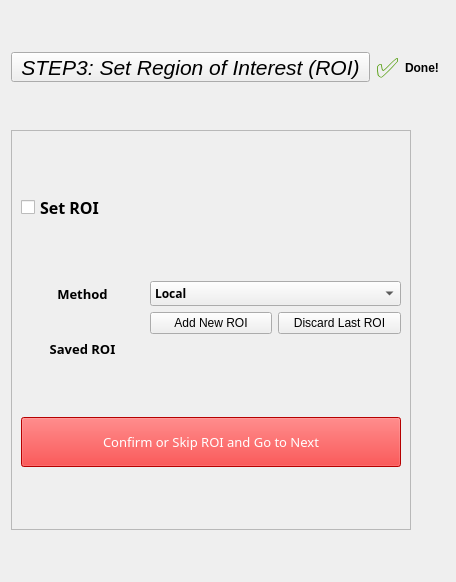
<?xml version="1.0" encoding="UTF-8"?>
<ui version="4.0">
 <class>Form</class>
 <widget class="QWidget" name="Form">
  <property name="geometry">
   <rect>
    <x>0</x>
    <y>0</y>
    <width>400</width>
    <height>582</height>
   </rect>
  </property>
  <property name="windowTitle">
   <string>Form</string>
  </property>
  <layout class="QGridLayout" name="mainLayout">
   <item row="0" column="0">
    <widget class="QToolButton" name="toggleButton">
     <property name="sizePolicy">
      <sizepolicy hsizetype="Preferred" vsizetype="Preferred">
       <horstretch>0</horstretch>
       <verstretch>0</verstretch>
      </sizepolicy>
     </property>
     <property name="maximumSize">
      <size>
       <width>400</width>
       <height>30</height>
      </size>
     </property>
     <property name="font">
      <font>
       <pointsize>16</pointsize>
       <italic>true</italic>
      </font>
     </property>
     <property name="text">
      <string>STEP3: Set Region of Interest (ROI)</string>
     </property>
    </widget>
   </item>
   <item row="0" column="1">
    <widget class="QLabel" name="label_check">
     <property name="enabled">
      <bool>true</bool>
     </property>
     <property name="maximumSize">
      <size>
       <width>28</width>
       <height>16777215</height>
      </size>
     </property>
     <property name="palette">
      <palette>
       <active>
        <colorrole role="WindowText">
         <brush brushstyle="SolidPattern">
          <color alpha="255">
           <red>78</red>
           <green>154</green>
           <blue>6</blue>
          </color>
         </brush>
        </colorrole>
        <colorrole role="Button">
         <brush brushstyle="SolidPattern">
          <color alpha="255">
           <red>78</red>
           <green>154</green>
           <blue>6</blue>
          </color>
         </brush>
        </colorrole>
        <colorrole role="Light">
         <brush brushstyle="SolidPattern">
          <color alpha="255">
           <red>117</red>
           <green>231</green>
           <blue>9</blue>
          </color>
         </brush>
        </colorrole>
        <colorrole role="Midlight">
         <brush brushstyle="SolidPattern">
          <color alpha="255">
           <red>97</red>
           <green>192</green>
           <blue>7</blue>
          </color>
         </brush>
        </colorrole>
        <colorrole role="Dark">
         <brush brushstyle="SolidPattern">
          <color alpha="255">
           <red>39</red>
           <green>77</green>
           <blue>3</blue>
          </color>
         </brush>
        </colorrole>
        <colorrole role="Mid">
         <brush brushstyle="SolidPattern">
          <color alpha="255">
           <red>52</red>
           <green>103</green>
           <blue>4</blue>
          </color>
         </brush>
        </colorrole>
        <colorrole role="Text">
         <brush brushstyle="SolidPattern">
          <color alpha="255">
           <red>78</red>
           <green>154</green>
           <blue>6</blue>
          </color>
         </brush>
        </colorrole>
        <colorrole role="BrightText">
         <brush brushstyle="SolidPattern">
          <color alpha="255">
           <red>255</red>
           <green>255</green>
           <blue>255</blue>
          </color>
         </brush>
        </colorrole>
        <colorrole role="ButtonText">
         <brush brushstyle="SolidPattern">
          <color alpha="255">
           <red>0</red>
           <green>0</green>
           <blue>0</blue>
          </color>
         </brush>
        </colorrole>
        <colorrole role="Base">
         <brush brushstyle="SolidPattern">
          <color alpha="255">
           <red>255</red>
           <green>255</green>
           <blue>255</blue>
          </color>
         </brush>
        </colorrole>
        <colorrole role="Window">
         <brush brushstyle="SolidPattern">
          <color alpha="255">
           <red>78</red>
           <green>154</green>
           <blue>6</blue>
          </color>
         </brush>
        </colorrole>
        <colorrole role="Shadow">
         <brush brushstyle="SolidPattern">
          <color alpha="255">
           <red>0</red>
           <green>0</green>
           <blue>0</blue>
          </color>
         </brush>
        </colorrole>
        <colorrole role="AlternateBase">
         <brush brushstyle="SolidPattern">
          <color alpha="255">
           <red>166</red>
           <green>204</green>
           <blue>130</blue>
          </color>
         </brush>
        </colorrole>
        <colorrole role="ToolTipBase">
         <brush brushstyle="SolidPattern">
          <color alpha="255">
           <red>255</red>
           <green>255</green>
           <blue>220</blue>
          </color>
         </brush>
        </colorrole>
        <colorrole role="ToolTipText">
         <brush brushstyle="SolidPattern">
          <color alpha="255">
           <red>0</red>
           <green>0</green>
           <blue>0</blue>
          </color>
         </brush>
        </colorrole>
       </active>
       <inactive>
        <colorrole role="WindowText">
         <brush brushstyle="SolidPattern">
          <color alpha="255">
           <red>78</red>
           <green>154</green>
           <blue>6</blue>
          </color>
         </brush>
        </colorrole>
        <colorrole role="Button">
         <brush brushstyle="SolidPattern">
          <color alpha="255">
           <red>78</red>
           <green>154</green>
           <blue>6</blue>
          </color>
         </brush>
        </colorrole>
        <colorrole role="Light">
         <brush brushstyle="SolidPattern">
          <color alpha="255">
           <red>117</red>
           <green>231</green>
           <blue>9</blue>
          </color>
         </brush>
        </colorrole>
        <colorrole role="Midlight">
         <brush brushstyle="SolidPattern">
          <color alpha="255">
           <red>97</red>
           <green>192</green>
           <blue>7</blue>
          </color>
         </brush>
        </colorrole>
        <colorrole role="Dark">
         <brush brushstyle="SolidPattern">
          <color alpha="255">
           <red>39</red>
           <green>77</green>
           <blue>3</blue>
          </color>
         </brush>
        </colorrole>
        <colorrole role="Mid">
         <brush brushstyle="SolidPattern">
          <color alpha="255">
           <red>52</red>
           <green>103</green>
           <blue>4</blue>
          </color>
         </brush>
        </colorrole>
        <colorrole role="Text">
         <brush brushstyle="SolidPattern">
          <color alpha="255">
           <red>78</red>
           <green>154</green>
           <blue>6</blue>
          </color>
         </brush>
        </colorrole>
        <colorrole role="BrightText">
         <brush brushstyle="SolidPattern">
          <color alpha="255">
           <red>255</red>
           <green>255</green>
           <blue>255</blue>
          </color>
         </brush>
        </colorrole>
        <colorrole role="ButtonText">
         <brush brushstyle="SolidPattern">
          <color alpha="255">
           <red>0</red>
           <green>0</green>
           <blue>0</blue>
          </color>
         </brush>
        </colorrole>
        <colorrole role="Base">
         <brush brushstyle="SolidPattern">
          <color alpha="255">
           <red>255</red>
           <green>255</green>
           <blue>255</blue>
          </color>
         </brush>
        </colorrole>
        <colorrole role="Window">
         <brush brushstyle="SolidPattern">
          <color alpha="255">
           <red>78</red>
           <green>154</green>
           <blue>6</blue>
          </color>
         </brush>
        </colorrole>
        <colorrole role="Shadow">
         <brush brushstyle="SolidPattern">
          <color alpha="255">
           <red>0</red>
           <green>0</green>
           <blue>0</blue>
          </color>
         </brush>
        </colorrole>
        <colorrole role="AlternateBase">
         <brush brushstyle="SolidPattern">
          <color alpha="255">
           <red>166</red>
           <green>204</green>
           <blue>130</blue>
          </color>
         </brush>
        </colorrole>
        <colorrole role="ToolTipBase">
         <brush brushstyle="SolidPattern">
          <color alpha="255">
           <red>255</red>
           <green>255</green>
           <blue>220</blue>
          </color>
         </brush>
        </colorrole>
        <colorrole role="ToolTipText">
         <brush brushstyle="SolidPattern">
          <color alpha="255">
           <red>0</red>
           <green>0</green>
           <blue>0</blue>
          </color>
         </brush>
        </colorrole>
       </inactive>
       <disabled>
        <colorrole role="WindowText">
         <brush brushstyle="SolidPattern">
          <color alpha="255">
           <red>39</red>
           <green>77</green>
           <blue>3</blue>
          </color>
         </brush>
        </colorrole>
        <colorrole role="Button">
         <brush brushstyle="SolidPattern">
          <color alpha="255">
           <red>78</red>
           <green>154</green>
           <blue>6</blue>
          </color>
         </brush>
        </colorrole>
        <colorrole role="Light">
         <brush brushstyle="SolidPattern">
          <color alpha="255">
           <red>117</red>
           <green>231</green>
           <blue>9</blue>
          </color>
         </brush>
        </colorrole>
        <colorrole role="Midlight">
         <brush brushstyle="SolidPattern">
          <color alpha="255">
           <red>97</red>
           <green>192</green>
           <blue>7</blue>
          </color>
         </brush>
        </colorrole>
        <colorrole role="Dark">
         <brush brushstyle="SolidPattern">
          <color alpha="255">
           <red>39</red>
           <green>77</green>
           <blue>3</blue>
          </color>
         </brush>
        </colorrole>
        <colorrole role="Mid">
         <brush brushstyle="SolidPattern">
          <color alpha="255">
           <red>52</red>
           <green>103</green>
           <blue>4</blue>
          </color>
         </brush>
        </colorrole>
        <colorrole role="Text">
         <brush brushstyle="SolidPattern">
          <color alpha="255">
           <red>39</red>
           <green>77</green>
           <blue>3</blue>
          </color>
         </brush>
        </colorrole>
        <colorrole role="BrightText">
         <brush brushstyle="SolidPattern">
          <color alpha="255">
           <red>255</red>
           <green>255</green>
           <blue>255</blue>
          </color>
         </brush>
        </colorrole>
        <colorrole role="ButtonText">
         <brush brushstyle="SolidPattern">
          <color alpha="255">
           <red>39</red>
           <green>77</green>
           <blue>3</blue>
          </color>
         </brush>
        </colorrole>
        <colorrole role="Base">
         <brush brushstyle="SolidPattern">
          <color alpha="255">
           <red>78</red>
           <green>154</green>
           <blue>6</blue>
          </color>
         </brush>
        </colorrole>
        <colorrole role="Window">
         <brush brushstyle="SolidPattern">
          <color alpha="255">
           <red>78</red>
           <green>154</green>
           <blue>6</blue>
          </color>
         </brush>
        </colorrole>
        <colorrole role="Shadow">
         <brush brushstyle="SolidPattern">
          <color alpha="255">
           <red>0</red>
           <green>0</green>
           <blue>0</blue>
          </color>
         </brush>
        </colorrole>
        <colorrole role="AlternateBase">
         <brush brushstyle="SolidPattern">
          <color alpha="255">
           <red>78</red>
           <green>154</green>
           <blue>6</blue>
          </color>
         </brush>
        </colorrole>
        <colorrole role="ToolTipBase">
         <brush brushstyle="SolidPattern">
          <color alpha="255">
           <red>255</red>
           <green>255</green>
           <blue>220</blue>
          </color>
         </brush>
        </colorrole>
        <colorrole role="ToolTipText">
         <brush brushstyle="SolidPattern">
          <color alpha="255">
           <red>0</red>
           <green>0</green>
           <blue>0</blue>
          </color>
         </brush>
        </colorrole>
       </disabled>
      </palette>
     </property>
     <property name="font">
      <font>
       <pointsize>20</pointsize>
       <weight>50</weight>
       <bold>false</bold>
       <kerning>true</kerning>
      </font>
     </property>
     <property name="layoutDirection">
      <enum>Qt::RightToLeft</enum>
     </property>
     <property name="text">
      <string>✅</string>
     </property>
     <property name="wordWrap">
      <bool>false</bool>
     </property>
     <property name="margin">
      <number>-1</number>
     </property>
    </widget>
   </item>
   <item row="0" column="2">
    <widget class="QLabel" name="label_done_text">
     <property name="minimumSize">
      <size>
       <width>40</width>
       <height>0</height>
      </size>
     </property>
     <property name="maximumSize">
      <size>
       <width>50</width>
       <height>16777215</height>
      </size>
     </property>
     <property name="font">
      <font>
       <weight>75</weight>
       <bold>true</bold>
      </font>
     </property>
     <property name="layoutDirection">
      <enum>Qt::RightToLeft</enum>
     </property>
     <property name="text">
      <string>Done!</string>
     </property>
    </widget>
   </item>
   <item row="9" column="0" colspan="3">
    <widget class="QScrollArea" name="contentArea">
     <property name="sizePolicy">
      <sizepolicy hsizetype="Expanding" vsizetype="Expanding">
       <horstretch>0</horstretch>
       <verstretch>1</verstretch>
      </sizepolicy>
     </property>
     <property name="minimumSize">
      <size>
       <width>160</width>
       <height>0</height>
      </size>
     </property>
     <property name="maximumSize">
      <size>
       <width>400</width>
       <height>400</height>
      </size>
     </property>
     <property name="styleSheet">
      <string notr="true"/>
     </property>
     <property name="verticalScrollBarPolicy">
      <enum>Qt::ScrollBarAsNeeded</enum>
     </property>
     <property name="horizontalScrollBarPolicy">
      <enum>Qt::ScrollBarAsNeeded</enum>
     </property>
     <property name="sizeAdjustPolicy">
      <enum>QAbstractScrollArea::AdjustIgnored</enum>
     </property>
     <property name="widgetResizable">
      <bool>true</bool>
     </property>
     <widget class="QWidget" name="Parameter_2">
      <property name="geometry">
       <rect>
        <x>0</x>
        <y>0</y>
        <width>374</width>
        <height>398</height>
       </rect>
      </property>
      <property name="sizePolicy">
       <sizepolicy hsizetype="Preferred" vsizetype="Expanding">
        <horstretch>0</horstretch>
        <verstretch>0</verstretch>
       </sizepolicy>
      </property>
      <property name="styleSheet">
       <string notr="true"/>
      </property>
      <layout class="QVBoxLayout" name="contentLayout">
       <item>
        <widget class="QCheckBox" name="checkBox_ROI_set">
         <property name="font">
          <font>
           <family>Arial Black</family>
           <pointsize>12</pointsize>
           <weight>75</weight>
           <bold>true</bold>
          </font>
         </property>
         <property name="text">
          <string>Set ROI</string>
         </property>
         <property name="iconSize">
          <size>
           <width>20</width>
           <height>20</height>
          </size>
         </property>
         <property name="checked">
          <bool>false</bool>
         </property>
         <property name="autoRepeatDelay">
          <number>300</number>
         </property>
        </widget>
       </item>
       <item>
        <layout class="QVBoxLayout" name="verticalLayout_3">
         <item>
          <layout class="QGridLayout" name="gridLayout_2">
           <item row="1" column="0">
            <widget class="QLabel" name="label_7">
             <property name="font">
              <font>
               <family>Arial Black</family>
               <pointsize>10</pointsize>
               <weight>75</weight>
               <bold>true</bold>
              </font>
             </property>
             <property name="text">
              <string>Method</string>
             </property>
             <property name="alignment">
              <set>Qt::AlignCenter</set>
             </property>
            </widget>
           </item>
           <item row="2" column="2">
            <widget class="QPushButton" name="pushButton_discard_last_roi">
             <property name="text">
              <string>Discard Last ROI</string>
             </property>
            </widget>
           </item>
           <item row="2" column="1">
            <widget class="QPushButton" name="pushButton_add_new_roi">
             <property name="text">
              <string>Add New ROI</string>
             </property>
            </widget>
           </item>
           <item row="3" column="0">
            <widget class="QLabel" name="label_9">
             <property name="sizePolicy">
              <sizepolicy hsizetype="Preferred" vsizetype="Fixed">
               <horstretch>0</horstretch>
               <verstretch>0</verstretch>
              </sizepolicy>
             </property>
             <property name="minimumSize">
              <size>
               <width>50</width>
               <height>0</height>
              </size>
             </property>
             <property name="font">
              <font>
               <family>Arial Black</family>
               <pointsize>10</pointsize>
               <weight>75</weight>
               <bold>true</bold>
              </font>
             </property>
             <property name="text">
              <string>Saved ROI</string>
             </property>
             <property name="alignment">
              <set>Qt::AlignCenter</set>
             </property>
            </widget>
           </item>
           <item row="1" column="1" colspan="2">
            <widget class="QComboBox" name="comboBox_2">
             <property name="minimumSize">
              <size>
               <width>100</width>
               <height>0</height>
              </size>
             </property>
             <property name="font">
              <font>
               <family>Arial Black</family>
               <pointsize>9</pointsize>
               <weight>75</weight>
               <bold>true</bold>
              </font>
             </property>
             <item>
              <property name="text">
               <string>Local</string>
              </property>
             </item>
             <item>
              <property name="text">
               <string>Camera</string>
              </property>
             </item>
            </widget>
           </item>
           <item row="3" column="1" colspan="2">
            <widget class="QLabel" name="label_current_roi">
             <property name="font">
              <font>
               <family>Arial Black</family>
               <pointsize>9</pointsize>
               <weight>75</weight>
               <bold>true</bold>
              </font>
             </property>
             <property name="layoutDirection">
              <enum>Qt::LeftToRight</enum>
             </property>
             <property name="text">
              <string/>
             </property>
             <property name="alignment">
              <set>Qt::AlignRight|Qt::AlignTrailing|Qt::AlignVCenter</set>
             </property>
            </widget>
           </item>
          </layout>
         </item>
        </layout>
       </item>
       <item>
        <widget class="QPushButton" name="pushButton_Confirm">
         <property name="sizePolicy">
          <sizepolicy hsizetype="Preferred" vsizetype="Fixed">
           <horstretch>0</horstretch>
           <verstretch>0</verstretch>
          </sizepolicy>
         </property>
         <property name="minimumSize">
          <size>
           <width>60</width>
           <height>25</height>
          </size>
         </property>
         <property name="maximumSize">
          <size>
           <width>400</width>
           <height>50</height>
          </size>
         </property>
         <property name="font">
          <font>
           <family>Arial Black</family>
           <pointsize>10</pointsize>
           <weight>10</weight>
           <italic>false</italic>
           <bold>false</bold>
          </font>
         </property>
         <property name="focusPolicy">
          <enum>Qt::StrongFocus</enum>
         </property>
         <property name="layoutDirection">
          <enum>Qt::LeftToRight</enum>
         </property>
         <property name="styleSheet">
          <string notr="true">color: rgb(255, 255, 255);
font: 87 10pt &quot;Arial Black&quot;;
background-color: rgb(255, 0, 0);</string>
         </property>
         <property name="text">
          <string>Confirm or Skip ROI and Go to Next</string>
         </property>
        </widget>
       </item>
      </layout>
     </widget>
    </widget>
   </item>
  </layout>
 </widget>
 <resources/>
 <connections/>
</ui>
